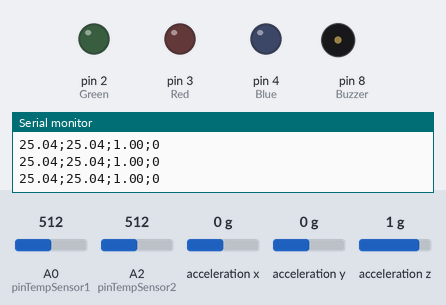
Bench run of a sketch on a simulated Arduino Uno, built with avr-gcc and run on an emulated ATmega328P. Parts: output pins drawn as LEDs (lit = HIGH), buzzer (waves = sounding), the last lines printed to the serial monitor. Dashed ring = blinking. The inputs (shaded band) are chosen by the test bench; at power-on: A0 (pinTempSensor1) = 512, A2 (pinTempSensor2) = 512, acceleration x 0 g, acceleration y 0 g, acceleration z 1 g.

Above: at 1.2 s.
1.3 s: A0 (pinTempSensor1) set to 788
2.8 s: A0 (pinTempSensor1) set to 812
At 3.2 s:
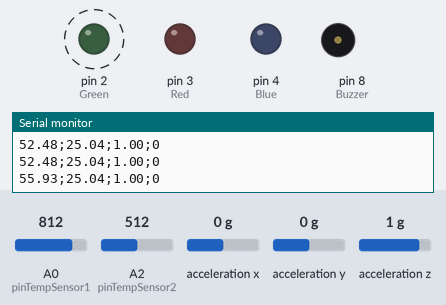
5.8 s: A2 (pinTempSensor2) set to 826
8.8 s: A2 (pinTempSensor2) set to 856
At 9.8 s:
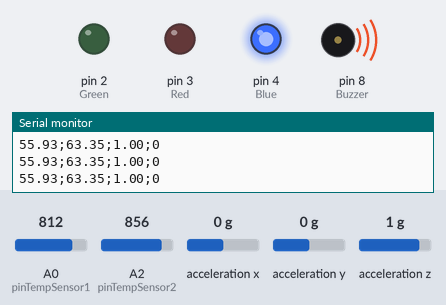
10.6 s: A2 (pinTempSensor2) set to 716
At 10.9 s:
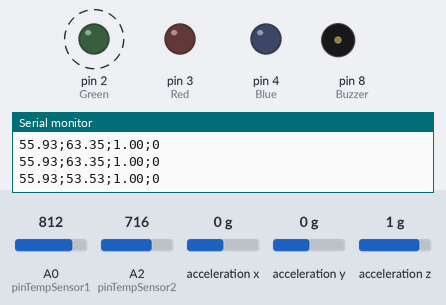
13.6 s: A2 (pinTempSensor2) set to 992
At 14.5 s:
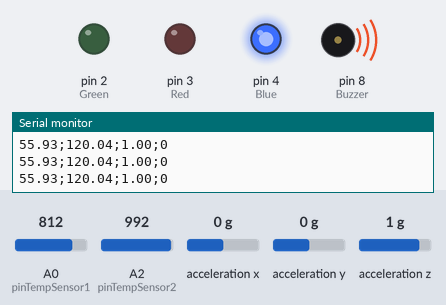
Timing chart, 0 to 16.2 s (numbered marks = the images above; inputs shaded):
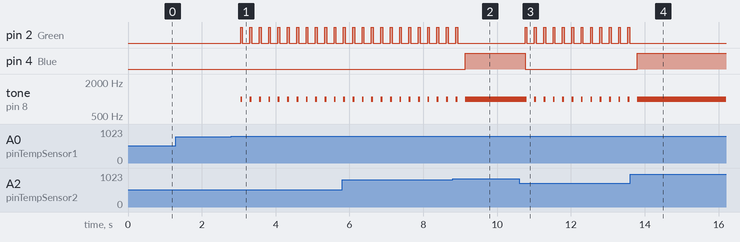

The sketch:

Integrated_Sports_System_MinneHack.ino
```cpp
#include <math.h>

#include <Wire.h>      //include for acceleration
#include "MMA7660.h"
MMA7660 accelemeter;

const int Red = 3;     // acceleration variables
int injury = 0;

const int B = 4275;               // B value of the thermistor
const int R0 = 100000;            // R0 = 100k
const int pinTempSensor1 = A0;     // Grove - Temperature Sensor connect to A2
const int pinTempSensor2 = A2;
const int Blue = 4;
const int Green = 2;
const int Buzzer = 8;

//float sensorRoomTemp = 55.0;
//float normalTemp = 36.0;
//float warning = 37.5;
//float danger = 38.4;
//float offset = sensorRoomTemp - normalTemp;

void setup() {
  Serial.begin(9600);

  accelemeter.init();     //acceleration setup
  pinMode(Red, OUTPUT);

  pinMode(Blue, OUTPUT);    //temp setup
  pinMode(Green,OUTPUT);
  pinMode(Buzzer,OUTPUT);

  // put your setup code here, to run once:

}

void loop() {
    float sum1 = 0;
    float sum2 = 0;
    int i;
    for(i=0;i<2;i=i+1){
      int a = analogRead(pinTempSensor1);
      int b = analogRead(pinTempSensor2);
      float R = 1023.0/a-1.0;
      float P = 1023.0/b-1.0;
      P = R0*P;
      R = R0*R;
      float temperature1 = 1.0/(log(R/R0)/B+1/298.15)-273.15; // convert to temperature via datasheet
      float temperature2 = 1.0/(log(P/R0)/B+1/298.15)-273.15;
      sum1 = temperature1 + sum1;
      sum2 = temperature2 + sum2;

      delay(100);
    }


    float ax,ay,az;
    //accelemeter.getXYZ(&x,&y,&z);

    accelemeter.getAcceleration(&ax,&ay,&az);
    //Serial.println("accleration: ");
    float a_mag=(ax*ax)+(ay*ay)+(az*az);
    a_mag= sqrt(a_mag);
    if(a_mag > 2.0){
      injury = injury + 1;
      int i;
      for(i = 0; i < injury; i++)
      {
        digitalWrite(Red, HIGH);
        delay ((100*(pow(1.05,injury)))/injury);
        digitalWrite(Red, LOW);
        delay((100*(pow(1.05,injury)))/injury);
      }

    }

    //Serial.print(a_mag);
    //Serial.print("      ");
    //Serial.println(injury);


    float average1 = (sum1/2.0);  //average temp reading
    float average2 = (sum2/2.0);
    //Serial.print("Average Temperature1 = ");
    Serial.print(average1);
    Serial.print(";");
    //Serial.print("Average Temperature2 = ");
    Serial.print(average2);
    Serial.print(";");
    //Serial.print("Acceleration = ");
    Serial.print(a_mag);
    Serial.print(";");
    //Serial.print("Injuries = ");
    Serial.println(injury);
    Serial.println();


    if((average1 >= 60) || (average2 >= 60))//danger+offset)
    {
      digitalWrite(Blue, HIGH);   // turn the LED on (HIGH is the voltage level)
      tone(Buzzer, 1000);  //Send 1KHz sound signal...
    }

    else if((average1 >= 55) || (average2 >= 55)){ //warning + offset){
      noTone(Buzzer);
      digitalWrite(Blue, LOW);
      digitalWrite(Green, HIGH);   // turn the LED on (HIGH is the voltage level)
      tone(Buzzer,1000);
      delay(50);
      noTone(Buzzer);// wait for a second
      digitalWrite(Green, LOW);    // turn the LED off by making the voltage LOW
    }
    else
    {
      digitalWrite(Blue, LOW);
      digitalWrite(Green, LOW);
      noTone(Buzzer);
    }


  // put your main code here, to run repeatedly:

}
```

Measured:
- the behaviour switches between 805 and 806 on A0 (pinTempSensor1) (found by bisection; images 0 and 1)
- the behaviour switches between 837 and 838 on A2 (pinTempSensor2) (found by bisection; images 1 and 2)
- after the input at 2.8 s, pin 2 (Green): alternates HIGH for 0.05 s and LOW for 0.20 s, starting after 0.25 s; tone on pin 8 (Buzzer): alternates 1000 Hz for 0.05 s and silent for 0.20 s, starting after 0.25 s
- after the input at 8.8 s, pin 2 (Green): goes on until 8.9 s, then stays LOW; pin 4 (Blue): LOW → HIGH after 0.33 s; tone on pin 8 (Buzzer): goes on until 9.1 s, then stays 1000 Hz
- after the input at 10.6 s, pin 2 (Green): alternates HIGH for 0.05 s and LOW for 0.20 s, starting after 0.16 s; pin 4 (Blue): HIGH → LOW after 0.16 s; tone on pin 8 (Buzzer): alternates 1000 Hz for 0.05 s and silent for 0.20 s, starting after 0.21 s
- after the input at 13.6 s, pin 2 (Green): stops changing and stays LOW; pin 4 (Blue): LOW → HIGH after 0.20 s; tone on pin 8 (Buzzer): goes on until 13.8 s, then stays 1000 Hz
